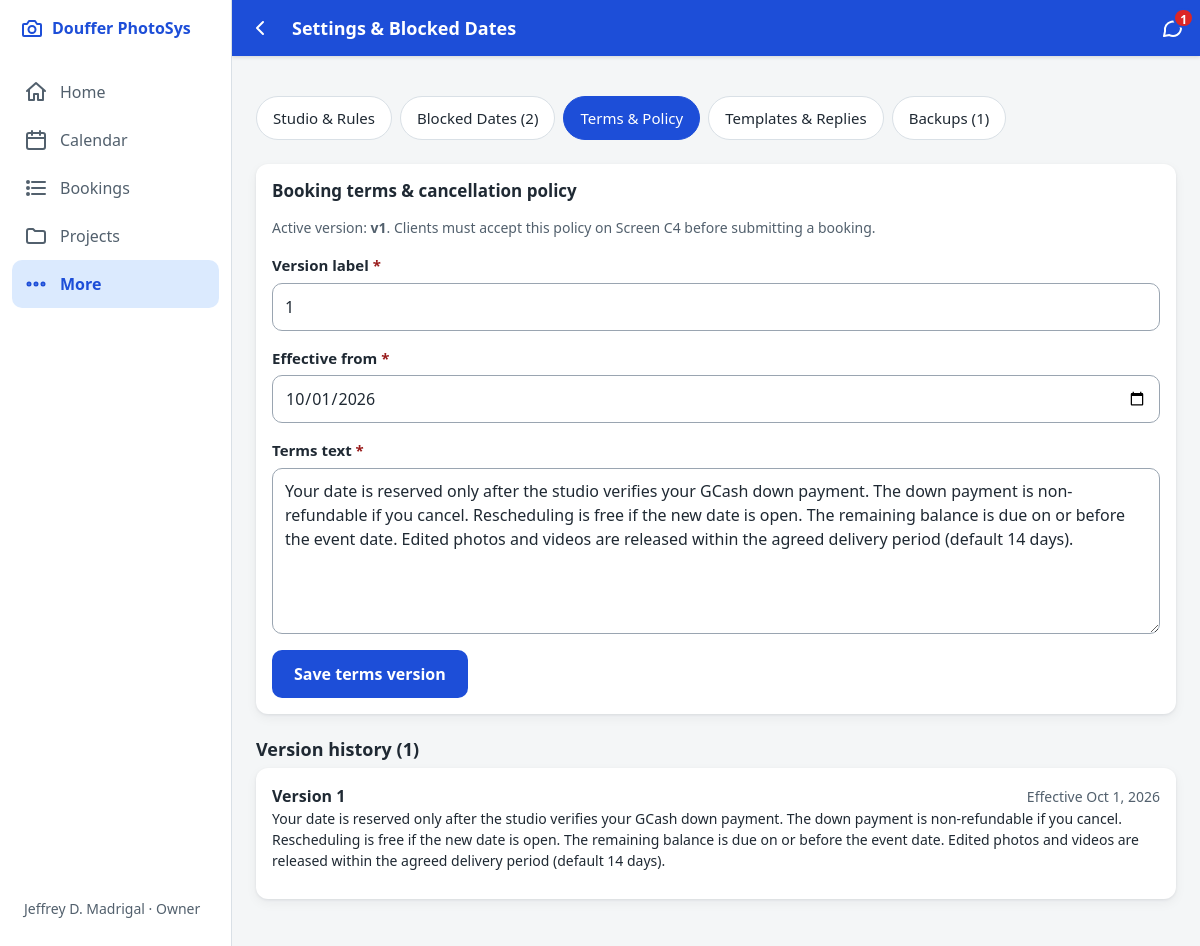
The page /admin/settings?tab=terms (signed in) on the database its author committed.
### tables this page shows
CREATE TABLE users (
  id                    INT UNSIGNED NOT NULL AUTO_INCREMENT,
  name                  VARCHAR(100) NOT NULL,
  username              VARCHAR(50)  NOT NULL,
  email                 VARCHAR(150) NULL,
  password_hash         VARCHAR(255) NOT NULL,
  role                  ENUM('owner','staff','crew') NOT NULL,
  perm_view_bookings    TINYINT(1) NOT NULL DEFAULT 1,
  perm_record_payments  TINYINT(1) NOT NULL DEFAULT 1,
  perm_verify_payments  TINYINT(1) NOT NULL DEFAULT 0,
  perm_archive_records  TINYINT(1) NOT NULL DEFAULT 0,
  perm_manage_messages  TINYINT(1) NOT NULL DEFAULT 1,
  must_change_password  TINYINT(1) NOT NULL DEFAULT 1,
  is_active             TINYINT(1) NOT NULL DEFAULT 1,
  last_login_at         DATETIME NULL,
  password_changed_at   DATETIME NULL,
  created_at            DATETIME NOT NULL DEFAULT CURRENT_TIMESTAMP,
  PRIMARY KEY (id),
  UNIQUE KEY uq_users_username (username)
);

CREATE TABLE terms_versions (
  id              INT UNSIGNED NOT NULL AUTO_INCREMENT,
  version         VARCHAR(10) NOT NULL,
  body            TEXT NOT NULL,
  effective_from  DATE NOT NULL,
  created_at      DATETIME NOT NULL DEFAULT CURRENT_TIMESTAMP,
  PRIMARY KEY (id),
  UNIQUE KEY uq_terms_version (version)
);

### app/Views/admin/settings.php (the view, shortened to what the rows shown need)
<nav class="chips section" aria-label="Settings sections">
    <a class="chip<?= $tab === 'general' ? ' is-active' : '' ?>" href="<?= e(url('/admin/settings', ['tab' => 'general'])) ?>"<?= $tab === 'general' ? ' aria-current="page"' : '' ?>>
        Studio &amp; Rules
    </a>
    <a class="chip<?= $tab === 'blocked' ? ' is-active' : '' ?>" href="<?= e(url('/admin/settings', ['tab' => 'blocked'])) ?>"<?= $tab === 'blocked' ? ' aria-current="page"' : '' ?>>
        Blocked Dates (<?= count($blockedDates) ?>)
    </a>
    <a class="chip<?= $tab === 'terms' ? ' is-active' : '' ?>" href="<?= e(url('/admin/settings', ['tab' => 'terms'])) ?>"<?= $tab === 'terms' ? ' aria-current="page"' : '' ?>>
        Terms &amp; Policy
    </a>
    <a class="chip<?= $tab === 'templates' ? ' is-active' : '' ?>" href="<?= e(url('/admin/settings', ['tab' => 'templates'])) ?>"<?= $tab === 'templates' ? ' aria-current="page"' : '' ?>>
        Templates &amp; Replies
    </a>
    <a class="chip<?= $tab === 'backups' ? ' is-active' : '' ?>" href="<?= e(url('/admin/settings', ['tab' => 'backups'])) ?>"<?= $tab === 'backups' ? ' aria-current="page"' : '' ?>>
        Backups (<?= count($backups) ?>)
    </a>
</nav>
<?php if ($tab === 'general'): ?>
    <form method="post" action="<?= e(url('/admin/settings')) ?>" enctype="multipart/form-data" class="stack section" novalidate>
        <?= csrf_field() ?>
        <section class="card stack">
            <h2 class="card-title">Studio information</h2>
            <div class="field">
                <label for="studio_name">Studio name <span class="req">*</span></label>
                <input id="studio_name" name="studio_name" type="text" required maxlength="120" value="<?= e(old('studio_name', $settings['studio_name'])) ?>"<?= invalid_attr('studio_name') ?>>
                <?= error_html('studio_name') ?>
            </div>
            <div class="field">
                <label for="studio_address">Studio address <span class="req">*</span></label>
                <input id="studio_address" name="studio_address" type="text" required maxlength="255" value="<?= e(old('studio_address', $settings['studio_address'])) ?>"<?= invalid_attr('studio_address') ?>>
                <?= error_html('studio_address') ?>
            </div>
            <div class="field">
                <label for="studio_phone">Contact number <span class="req">*</span></label>
                <input id="studio_phone" name="studio_phone" type="tel" required maxlength="40" value="<?= e(old('studio_phone', $settings['studio_phone'])) ?>"<?= invalid_attr('studio_phone') ?>>
                <?= error_html('studio_phone') ?>
            </div>
            <div class="field">
                <label for="studio_messenger_url">Facebook Messenger link</label>
                <input id="studio_messenger_url" name="studio_messenger_url" type="url" maxlength="255" value="<?= e(old('studio_messenger_url', $settings['studio_messenger_url'])) ?>" placeholder="https://m.me/...">
                <?= error_html('studio_messenger_url') ?>
            </div>
        </section>
        <section class="card stack">
            <h2 class="card-title">GCash payment details (Screen C4)</h2>
            <div class="field">
                <label for="gcash_name">GCash account name <span class="req">*</span></label>
                <input id="gcash_name" name="gcash_name" type="text" required maxlength="120" value="<?= e(old('gcash_name', $settings['gcash_name'])) ?>"<?= invalid_attr('gcash_name') ?>>
                <?= error_html('gcash_name') ?>
            </div>
            <div class="field">
                <label for="gcash_number">GCash mobile number <span class="req">*</span></label>
                <input id="gcash_number" name="gcash_number" type="tel" required maxlength="40" value="<?= e(old('gcash_number', $settings['gcash_number'])) ?>"<?= invalid_attr('gcash_number') ?>>
                <?= error_html('gcash_number') ?>
            </div>
            <div class="field">
                <label for="gcash_qr">GCash QR code image <span class="small muted">(optional JPG/PNG)</span></label>
                <?php if (!empty($settings['gcash_qr_path'])): ?>
                    <div class="section">
                        <img src="<?= e(url('/files/gcash-qr')) ?>" alt="Current GCash QR code" width="140" height="140">
                    </div>
                <?php endif; ?>
                <input id="gcash_qr" name="gcash_qr" type="file" accept="image/*"<?= invalid_attr('gcash_qr') ?>>
                <?= error_html('gcash_qr') ?>
            </div>
        </section>
        <section class="card stack">
            <h2 class="card-title">Booking &amp; capacity rules (§3.3)</h2>
            <div class="field">
                <label for="down_payment_mode">Down payment calculation mode</label>
                <select id="down_payment_mode" name="down_payment_mode">
                    <option value="percent"<?= old('down_payment_mode', $settings['down_payment_mode']) === 'percent' ? ' selected' : '' ?>>Percentage of package total (rounded up to nearest ₱50)</option>
                    <option value="fixed"<?= old('down_payment_mode', $settings['down_payment_mode']) === 'fixed' ? ' selected' : '' ?>>Fixed amount (₱)</option>
                </select>
            </div>
            <div class="field">
                <label for="down_payment_value">Default down payment value (% or ₱) <span class="req">*</span></label>
                <input id="down_payment_value" name="down_payment_value" type="text" inputmode="decimal" required value="<?= e(old('down_payment_value', $settings['down_payment_value'])) ?>"<?= invalid_attr('down_payment_value') ?>>
                <?= error_html('down_payment_value') ?>
            </div>
            <div class="field">
                <label for="max_events_per_day">Maximum confirmed events per day <span class="req">*</span></label>
                <input id="max_events_per_day" name="max_events_per_day" type="number" min="1" max="10" required value="<?= e(old('max_events_per_day', $settings['max_events_per_day'])) ?>"<?= invalid_attr('max_events_per_day') ?>>
                <?= error_html('max_events_per_day') ?>
            </div>
            <div class="field">
                <label for="default_delivery_days">Default editing delivery period (days after event) <span class="req">*</span></label>
                <input id="default_delivery_days" name="default_delivery_days" type="number" min="1" max="365" required value="<?= e(old('default_delivery_days', $settings['default_delivery_days'])) ?>"<?= invalid_attr('default_delivery_days') ?>>
                <?= error_html('default_delivery_days') ?>
            </div>
            <div class="field">
                <label for="balance_overdue_days">Balance overdue grace period (days after event date) <span class="req">*</span></label>
                <input id="balance_overdue_days" name="balance_overdue_days" type="number" min="0" max="90" required value="<?= e(old('balance_overdue_days', $settings['balance_overdue_days'])) ?>"<?= invalid_attr('balance_overdue_days') ?>>
                <?= error_html('balance_overdue_days') ?>
            </div>
            <div class="field">
                <label for="event_types">Event types <span class="small muted">(one per line)</span> <span class="req">*</span></label>
                <textarea id="event_types" name="event_types" rows="6" required<?= invalid_attr('event_types') ?>><?= e(old('event_types', $settings['event_types'])) ?></textarea>
                <?= error_html('event_types') ?>
            </div>
        </section>
        <section class="card stack-s">
            <div class="row-between">
                <div>
                    <h2 class="card-title">Account security</h2>
                    <p class="small muted">Update your login password at any time.</p>
                </div>
                <a class="btn btn-outline btn-small" href="<?= e(url('/account/password')) ?>"><?= icon('key') ?> Change password</a>
            </div>
        </section>
        <div class="action-bar">
            <button type="submit" class="btn btn-primary btn-block btn-lg">Save studio settings</button>
        </div>
    </form>
<?php elseif ($tab === 'terms'): ?>
    <?php $currentTerms = $termsVersions[0] ?? ['version' => '1', 'effective_from' => \App\Core\Clock::today(), 'body' => '']; ?>
    <section class="card stack section">
        <h2 class="card-title">Booking terms &amp; cancellation policy</h2>
        <p class="small muted">Active version: <strong>v<?= e($settings['current_terms_version']) ?></strong>. Clients must accept this policy on Screen C4 before submitting a booking.</p>
        <form method="post" action="<?= e(url('/admin/settings/terms')) ?>" class="stack" novalidate>
            <div class="field">
                <label for="terms_version">Version label <span class="req">*</span></label>
                <input id="terms_version" name="version" type="text" required maxlength="10" value="<?= e(old('version', (string) $currentTerms['version'])) ?>" placeholder="e.g. 1 or 2"<?= invalid_attr('version') ?>>
            </div>
            <div class="field">
                <label for="terms_effective">Effective from <span class="req">*</span></label>
                <input id="terms_effective" name="effective_from" type="date" required value="<?= e(old('effective_from', (string) $currentTerms['effective_from'])) ?>"<?= invalid_attr('effective_from') ?>>
            </div>
            <div class="field">
                <label for="terms_body">Terms text <span class="req">*</span></label>
                <textarea id="terms_body" name="body" rows="6" required maxlength="5000"<?= invalid_attr('body') ?>><?= e(old('body', (string) $currentTerms['body'])) ?></textarea>
            </div>
            <button type="submit" class="btn btn-primary">Save terms version</button>
        </form>
    </section>
    <section class="section">
        <h2 class="h3">Version history (<?= count($termsVersions) ?>)</h2>
        <div class="stack">
            <?php foreach ($termsVersions as $tv): ?>
                <article class="card stack-s">
                    <div class="row-between">
                        <strong>Version <?= e($tv['version']) ?></strong>
                        <span class="small muted">Effective <?= e(date_short($tv['effective_from'])) ?></span>
                    </div>
                    <p class="small"><?= nl2br(e($tv['body'])) ?></p>
                </article>
            <?php endforeach; ?>
        </div>
    </section>
<?php endif; ?>

### app/Core/Router.php (shortened to what the rows shown need)
<?php
final class Router
{
    private array $routes = [];
    public function add(string $method, string $pattern, array $handler, array $opts = []): void
    {
        $this->routes[] = [
            'method'  => $method,
            'regex'   => self::compile($pattern),
            'handler' => $handler,
            'opts'    => $opts,
        ];
    }
    public static function compile(string $pattern): string
    {
        $pattern = $pattern === '/' ? '/' : rtrim($pattern, '/');
        $regex = preg_replace_callback('#\{(\w+)\}#', static function (array $m): string {
            $name = $m[1];
            if ($name === 'id' || str_ends_with($name, '_id')) {
                $part = '\d+';
            } elseif ($name === 'ref') {
                $part = '[A-Za-z0-9\-]+';
            } elseif ($name === 'token') {
                $part = '[A-Za-z0-9\-]{16,128}';
            } else {
                $part = '[^/]+';
            }
            return '(?P<' . $name . '>' . $part . ')';
        }, $pattern);
        return '#^' . $regex . '$#';
    }
    public function dispatch(string $method, string $path): void
    {
        $path = $path === '/' ? '/' : rtrim($path, '/');
        $methodMismatch = false;
        foreach ($this->routes as $route) {
            if (!preg_match($route['regex'], $path, $m)) {
                continue;
            }
            $opts = $route['opts'];
            Guard::check($opts, !empty($opts['api']));
            $params = array_filter($m, 'is_string', ARRAY_FILTER_USE_KEY);
            [$class, $action] = $route['handler'];
            $controller = new $class();
            $controller->$action(...array_merge($opts['args'] ?? [], array_values($params)));
            return;
        }
        throw new HttpException($methodMismatch ? 405 : 404);
    }
}

### app/Views/layouts/admin.php (shortened to what the rows shown need)
<?php
$unread = Message::unreadForAdmin();
$nav = [
    ['/admin', 'Home', 'home', nav_active('/admin', true)],
    ['/admin/calendar', 'Calendar', 'calendar', nav_active('/admin/calendar') || nav_active('/admin/crew')],
    ['/admin/bookings', 'Bookings', 'list', nav_active('/admin/bookings') || nav_active('/admin/payments')],
    ['/admin/projects', 'Projects', 'folder', nav_active('/admin/projects')],
    ['/admin/more', 'More', 'more', nav_active('/admin/more') || nav_active('/admin/clients') || nav_active('/admin/packages')
        || nav_active('/admin/reports') || nav_active('/admin/users') || nav_active('/admin/settings')
        || nav_active('/admin/logs') || nav_active('/admin/messages') || nav_active('/account')],
];
?>
<?= partial('partials/head', ['title' => $title ?? 'Admin', 'theme' => 'admin', 'scripts' => $scripts ?? []]) ?>
<body class="theme-admin has-sidebar"<?= Auth::can('manage_messages') ? ' data-poll-unread' : '' ?>>
<header class="topbar">
    <?php if (!empty($back)): ?>
        <a class="topbar-btn" href="<?= e(url($back)) ?>" aria-label="Back"><?= icon('back') ?></a>
    <?php else: ?>
        <span class="topbar-logo" aria-hidden="true"><?= icon('camera') ?></span>
    <?php endif; ?>
    <h1 class="topbar-title"><?= e($title ?? 'Admin') ?></h1>
    <?php if (Auth::can('manage_messages')): ?>
        <a class="topbar-btn topbar-end" href="<?= e(url('/admin/messages')) ?>" aria-label="Messages, <?= (int) $unread ?> unread">
            <?= icon('chat') ?>
            <span class="badge" data-unread-badge<?= $unread > 0 ? '' : ' hidden' ?>><?= (int) $unread ?></span>
        </a>
    <?php endif; ?>
</header>
<nav class="bottomnav bottomnav-5" aria-label="Admin">
    <div class="sidebar-brand"><?= icon('camera') ?><span>Douffer PhotoSys</span></div>
    <?php foreach ($nav as [$href, $label, $ico, $active]): ?>
        <a href="<?= e(url($href)) ?>"<?= $active ? ' aria-current="page"' : '' ?>><?= icon($ico) ?><span><?= e($label) ?></span></a>
    <?php endforeach; ?>
    <div class="sidebar-user">
        <span><?= e(Auth::user()['name'] ?? '') ?> · <?= e(ucfirst((string) Auth::role())) ?></span>
    </div>
</nav>
<main id="main" class="page" tabindex="-1">
    <?= $content ?>
</main>
</body>
</html>

### rows shown on the page
users: name "Jeffrey D. Madrigal", role "Owner"
terms_versions: version "1", effective_from "10/01/2026", body "Your date is reserved only after the studio verifies your GCash down payment. The down payment is non-refundable if you cancel. Rescheduling is free if the new date is open. The remaining balance is due on or before the event date. Edited photos and videos are released within the agreed delivery period (default 14 days).", effective_from "Oct 1, 2026"

### other values the page prints
$unread "1"
$label "Home"
$label "Calendar"
$label "Bookings"
$label "Projects"
$label "More"
count($blockedDates) "2"
count($backups) "1"
$settings['current_terms_version'] "1"
count($termsVersions) "1"
